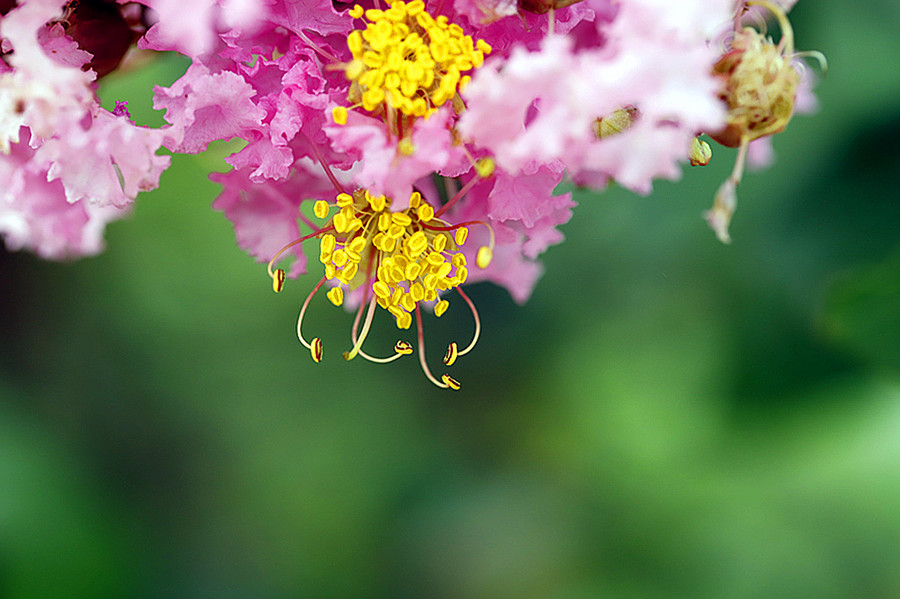
#> input picture pictures/flower.jpg, 900 x 599 px
$ python '98.SIFT特征关键点检测.py'
#> lines starting #> are read from the running program, lines starting #| are printed output that depends on the picture
import cv2 as cv
import numpy as np

# SIFT match 的 xfeatures2d 是无法调用的
src = cv.imread("./pictures/flower.jpg")
#> src is the input picture: shape (599, 900, 3); mean B, G, R 86, 118.5, 106.8
cv.namedWindow("input", cv.WINDOW_AUTOSIZE)
cv.imshow("input", src)
sift = cv.xfeatures2d.SIFT_create()
kps = sift.detect(src)
#> kps = 1701 keypoints; strongest (x, y, size): (454, 345, 2.8), (402, 349, 1.9), (461, 353, 2.5), (402, 40, 2.2)
result = cv.drawKeypoints(src, kps, None, -1, cv.DrawMatchesFlags_DEFAULT)
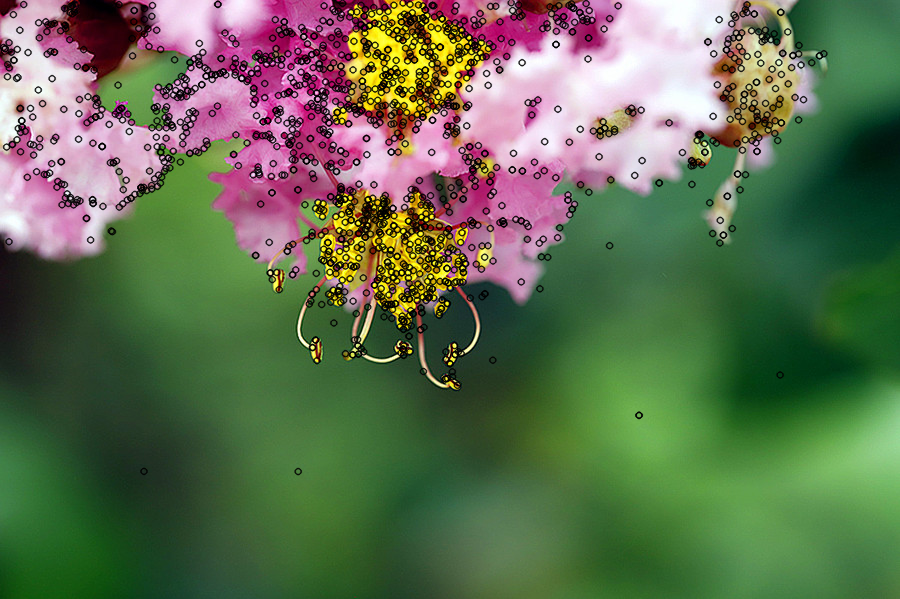
#> result: shape (599, 900, 3); mean B, G, R 80.6, 110.9, 96.2
cv.imshow("sift-detector", result)
cv.waitKey(0)
cv.destroyAllWindows()

$ run again, with pictures/blox.jpg copied over pictures/flower.jpg
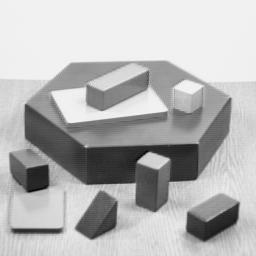
#> input picture pictures/blox.jpg, 256 x 256 px
#> src is the input picture: shape (256, 256, 3); min 0, max 252, mean 182.8
#> kps = 187 keypoints; strongest (x, y, size): (35, 180, 18.6), (154, 161, 12.2), (204, 228, 22), (99, 222, 23.1)
#> `result = cv.drawKeypoints(src, kps, None, -1, cv.DrawMatchesFlags_DEFA..`:
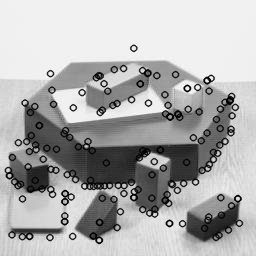
#> result: shape (256, 256, 3); min 0, max 251, mean 174.4
